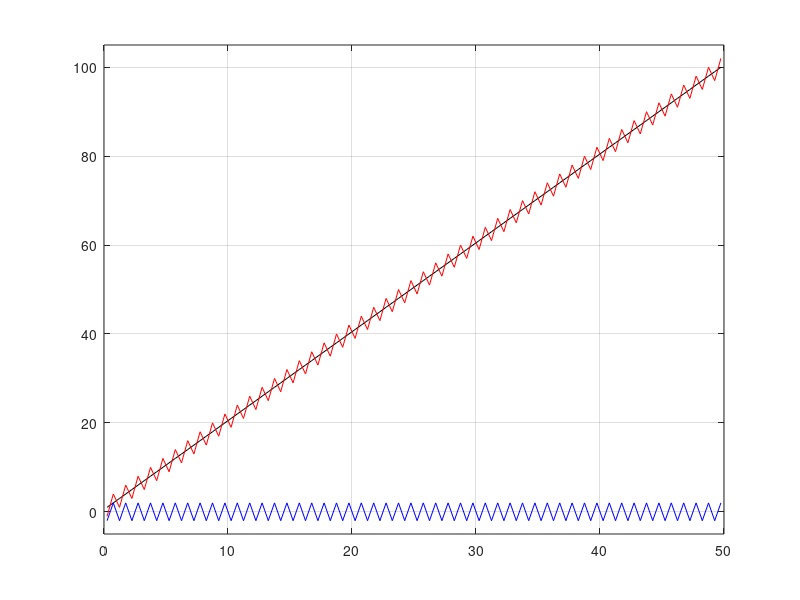

Here is the MATLAB script that generated this plot:
% This is a matlab script that generates the input binary files

prec='real*8';
typ='b';
kwr=1;

% Dimensions of grid
nx=1; ny=1; nr=1;

% Vertical grid (meters)
dz = 10;

if kwr > 0,
 fNam='bathy_1km.bin'; var=-1000.;
 fprintf(' - writing file "%s" ...',fNam);
 fid=fopen(fNam,'w',typ); fwrite(fid,var,prec); fclose(fid);
 fprintf(' done\n');

 fNam='ones_64b.bin'; var=1.;
 fprintf(' - writing file "%s" ...',fNam);
 fid=fopen(fNam,'w',typ); fwrite(fid,var,prec); fclose(fid);
 fprintf(' done\n');
end

%- SST relaxation:
nRec=100; dTsais=4;
t0=[1:nRec];
t1=ones(2,nRec/2); t1(1,:)=-1.; t1=reshape(t1,[1 nRec]);
t1=t1*0.5*dTsais;
sst=t0+t1;

figure(1); clf;
 xax=([1:nRec]-0.5)*0.5; %- time in years
 plot(xax,t0,'k-');
 hold on
 plot(xax,t1,'b-');
 plot(xax,sst,'r-');
 hold off
 grid
 axis([0 50 -5 105]);

if kwr > 0,
%- split seasonal cycle and (linear) trend (for pkg/exf and pkg/ctrl)
 fNam=['trend_SST.',int2str(nRec),'.bin']; var=t0;
 fprintf(' - writing file "%s" ...',fNam);
 fid=fopen(fNam,'w',typ); fwrite(fid,var,prec); fclose(fid);
 fprintf(' done\n');

 fNam=['saison_SST.',int2str(nRec),'.bin']; var=t1;
 fprintf(' - writing file "%s" ...',fNam);
 fid=fopen(fNam,'w',typ); fwrite(fid,var,prec); fclose(fid);
 fprintf(' done\n');
end
if kwr > 0,
%- seasonal cycle and (linear) trend all together (for pkg/exf)
 fNam=['target_SST.',int2str(nRec),'.bin']; var=sst;
 fprintf(' - writing file "%s" ...',fNam);
 fid=fopen(fNam,'w',typ); fwrite(fid,var,prec); fclose(fid);
 fprintf(' done\n');
end

return
